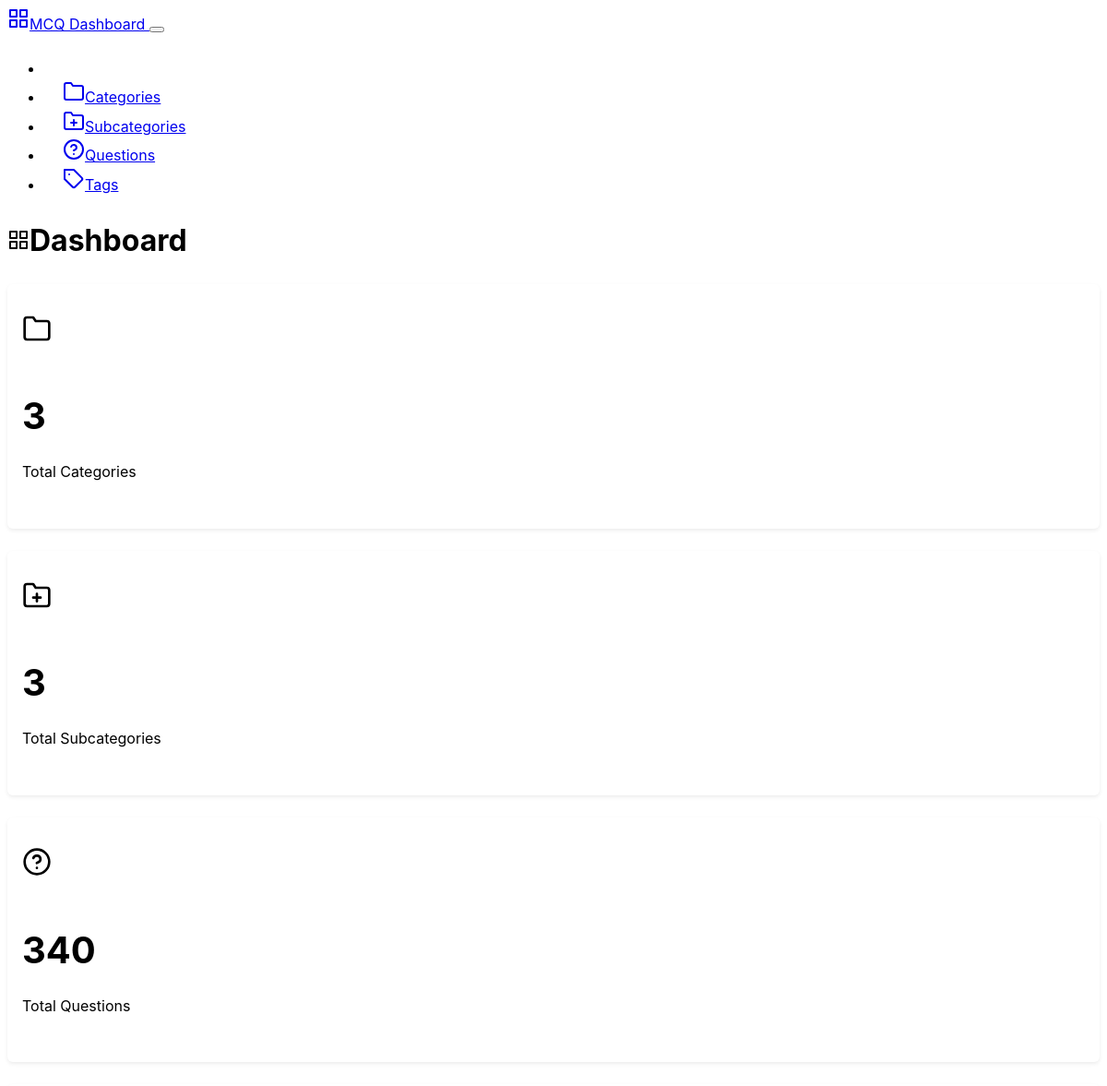
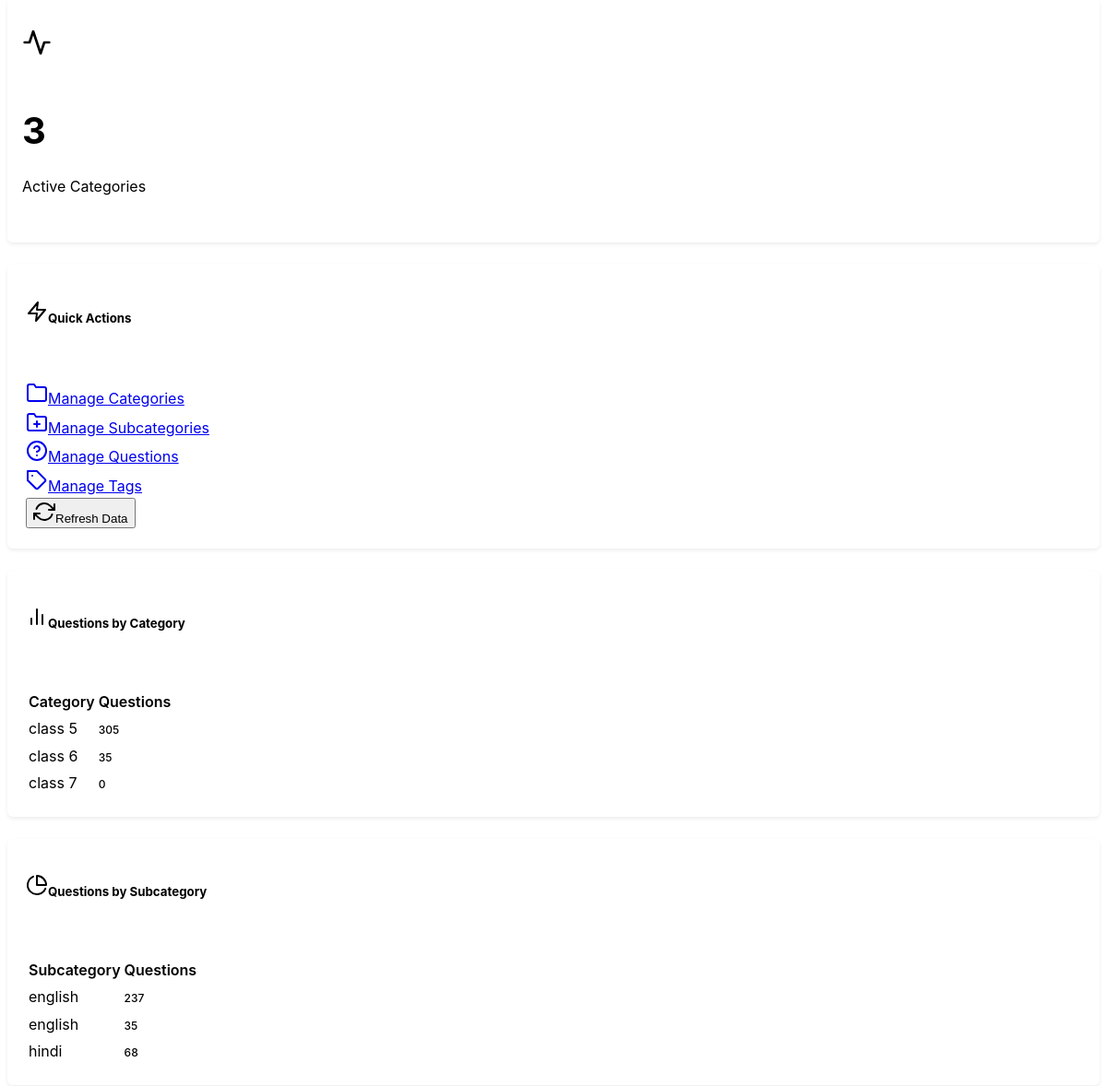
/backend, run on the app's committed database (2 pictures, top to bottom).
### mcqbox/model.py (models this page shows, shortened)
class Category(db.Model):
    id = db.Column(db.Integer, primary_key=True)
    name = db.Column(db.String(50), nullable=False, unique=True)
    description = db.Column(db.String(200), nullable=True)
    created_at = db.Column(db.DateTime, server_default=db.func.now())
    updated_at = db.Column(db.DateTime, server_default=db.func.now(), onupdate=db.func.now())

class Subcategory(db.Model):
    id = db.Column(db.Integer, primary_key=True)
    name = db.Column(db.String(50), nullable=False)
    category_id = db.Column(db.Integer, db.ForeignKey('category.id'), nullable=False)
    category = db.relationship('Category', backref=db.backref('subcategories', lazy=True))
    description = db.Column(db.String(200), nullable=True)
    created_at = db.Column(db.DateTime, server_default=db.func.now())
    updated_at = db.Column(db.DateTime, server_default=db.func.now(), onupdate=db.func.now())

### mcqbox/backend/route.py (the view)
@app.route('/backend')
def dashboard():
    categories = Category.query.count()
    subcategories = Subcategory.query.count()
    questions = Question.query.count()
    category_stats = {}
    subcategory_stats = {}
    category = Category.query.all()
    subcat = Subcategory.query.all()
    for cat in category:
        category_stats[cat.id] = {
            'id': cat.id,
            'name': cat.name,
            'total_subcategories': len(cat.subcategories),
            'count': len(cat.questions)
        }
    for subcategory in subcat:
        subcategory_stats[subcategory.id] = {
            'id': subcategory.id,
            'name': subcategory.name,
            'category_id': subcategory.category_id,
            'count': len(subcategory.questions)
        }
    stats ={
            'total_categories': categories,
            'total_subcategories': subcategories,
            'total_questions': questions,
            'category_stats': list(category_stats.values()),
            'subcategory_stats': list(subcategory_stats.values())
        }
    return render_template('dashboard.html', stats=stats, categories=category)

### mcqbox/backend/templates/dashboard.html (shortened to what this page needs)
{% extends "base.html" %}
{% block content %}
<div class="row">
    <div class="col-12">
        <div class="d-flex justify-content-between align-items-center mb-4">
            <h1><i data-feather="grid" class="me-2"></i>Dashboard</h1>
        </div>
    </div>
</div>
<div class="row mb-4">
    <div class="col-md-3">
        <div class="card">
            <div class="card-body text-center">
                <i data-feather="folder" class="mb-2" style="width: 2rem; height: 2rem;"></i>
                <h3 class="card-title">{{ stats.total_categories }}</h3>
                <p class="card-text text-muted">Total Categories</p>
            </div>
        </div>
    </div>
    <div class="col-md-3">
        <div class="card">
            <div class="card-body text-center">
                <i data-feather="folder-plus" class="mb-2" style="width: 2rem; height: 2rem;"></i>
                <h3 class="card-title">{{ stats.total_subcategories }}</h3>
                <p class="card-text text-muted">Total Subcategories</p>
            </div>
        </div>
    </div>
    <div class="col-md-3">
        <div class="card">
            <div class="card-body text-center">
                <i data-feather="help-circle" class="mb-2" style="width: 2rem; height: 2rem;"></i>
                <h3 class="card-title">{{ stats.total_questions }}</h3>
                <p class="card-text text-muted">Total Questions</p>
            </div>
        </div>
    </div>
    <div class="col-md-3">
        <div class="card">
            <div class="card-body text-center">
                <i data-feather="activity" class="mb-2" style="width: 2rem; height: 2rem;"></i>
                <h3 class="card-title">{{ stats.category_stats|length }}</h3>
                <p class="card-text text-muted">Active Categories</p>
            </div>
        </div>
    </div>
</div>
<div class="row mb-4">
    <div class="col-12">
        <div class="card">
            <div class="card-header">
                <h5 class="card-title mb-0"><i data-feather="zap" class="me-2"></i>Quick Actions</h5>
            </div>
            <div class="card-body">
                <div class="row">
                    <div class="col-md-3 mb-2">
                        <a href="{{ url_for('categories') }}" class="btn btn-outline-primary w-100">
                            <i data-feather="folder" class="me-2"></i>Manage Categories
                        </a>
                    </div>
                    <div class="col-md-3 mb-2">
                        <a href="{{ url_for('subcategories') }}" class="btn btn-outline-primary w-100">
                            <i data-feather="folder-plus" class="me-2"></i>Manage Subcategories
                        </a>
                    </div>
                    <div class="col-md-3 mb-2">
                        <a href="{{ url_for('questions') }}" class="btn btn-outline-primary w-100">
                            <i data-feather="help-circle" class="me-2"></i>Manage Questions
                        </a>
                    </div>
                    <div class="col-md-3 mb-2">
                        <a href="{{ url_for('tags') }}" class="btn btn-outline-primary w-100">
                            <i data-feather="tag" class="me-2"></i>Manage Tags
                        </a>
                    </div>
                    <div class="col-md-3 mb-2">
                        <button class="btn btn-outline-secondary w-100" onclick="location.reload()">
                            <i data-feather="refresh-cw" class="me-2"></i>Refresh Data
                        </button>
                    </div>
                </div>
            </div>
        </div>
    </div>
</div>
{% if stats.category_stats %}
<div class="row mb-4">
    <div class="col-md-6">
        <div class="card">
            <div class="card-header">
                <h5 class="card-title mb-0"><i data-feather="bar-chart-2" class="me-2"></i>Questions by Category</h5>
            </div>
            <div class="card-body">
                {% if stats.category_stats %}
                    <div class="table-responsive">
                        <table class="table table-sm">
                            <thead>
                                <tr>
                                    <th>Category</th>
                                    <th class="text-end">Questions</th>
                                </tr>
                            </thead>
                            <tbody>
                                {% for category in stats.category_stats %}
                                <tr>
                                    <td>{{ category.name }}</td>
                                    <td class="text-end">
                                        <span class="badge bg-secondary">{{ category.count }}</span>
                                    </td>
                                </tr>
                                {% endfor %}
                            </tbody>
                        </table>
                    </div>
                {% else %}
                    <div class="text-center text-muted py-3">
                        <i data-feather="inbox" class="mb-2" style="width: 2rem; height: 2rem;"></i>
                        <p>No questions created yet</p>
                    </div>
                {% endif %}
            </div>
        </div>
    </div>
    <div class="col-md-6">
        <div class="card">
            <div class="card-header">
                <h5 class="card-title mb-0"><i data-feather="pie-chart" class="me-2"></i>Questions by Subcategory</h5>
            </div>
            <div class="card-body">
                {% if stats.subcategory_stats %}
                    <div class="table-responsive">
                        <table class="table table-sm">
                            <thead>
                                <tr>
                                    <th>Subcategory</th>
                                    <th class="text-end">Questions</th>
                                </tr>
                            </thead>
                            <tbody>
                                {% for subcategory in stats.subcategory_stats[:10] %}
                                <tr>
                                    <td>{{ subcategory.name }}</td>
                                    <td class="text-end">
                                        <span class="badge bg-secondary">{{ subcategory.count }}</span>
                                    </td>
                                </tr>
                                {% endfor %}
                            </tbody>
                        </table>
                    </div>
                {% else %}
                    <div class="text-center text-muted py-3">
                        <i data-feather="inbox" class="mb-2" style="width: 2rem; height: 2rem;"></i>
                        <p>No questions created yet</p>
                    </div>
                {% endif %}
            </div>
        </div>
    </div>
</div>
{% endif %}
{% endblock %}

### mcqbox/backend/static/css/custom.css (style rules this page uses)
:root { --sidebar-width: 250px; --header-height: 70px; --border-radius: 0.375rem; --box-shadow: 0 0.125rem 0.25rem rgba(0, 0, 0, 0.075); --box-shadow-lg: 0 0.5rem 1rem rgba(0, 0, 0, 0.15); }
body { font-family: -apple-system, BlinkMacSystemFont, "Segoe UI", Roboto, "Helvetica Neue", Arial, sans-serif; line-height: 1.6; }
.card { border-radius: var(--border-radius); box-shadow: var(--box-shadow); margin-bottom: 1.5rem; }
.card-header { background-color: transparent; border-bottom: 1px solid var(--bs-border-color); padding: 1rem 1.25rem; }
.card-body { padding: 1.25rem; }
.card .card-body.text-center { padding: 2rem 1rem; }
.card .card-body.text-center .card-title { font-size: 2.5rem; font-weight: 700; margin-bottom: 0.5rem; color: var(--bs-primary); }
.table { margin-bottom: 0; }
.table th { border-top: none; font-weight: 600; color: var(--bs-body-color); background-color: var(--bs-secondary-bg); }
.badge { font-size: 0.75rem; font-weight: 500; }

### data on the page
Category: name "class 5", count "305"
Category: name "class 6", count "35"
Category: name "class 7", count "0"
Subcategory: name "english", count "237"
Subcategory: name "english", count "35"
Subcategory: name "hindi", count "68"

### other printed values
{{ stats.total_categories }} "3"
{{ stats.total_subcategories }} "3"
{{ stats.total_questions }} "340"
{{ stats.category_stats|length }} "3"
